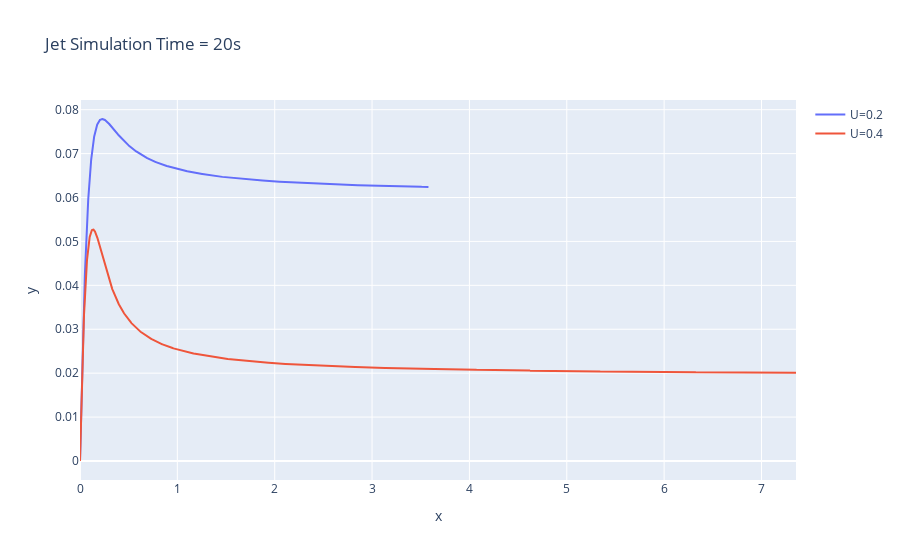

Notebook code cell kept with this figure:
### Code cell
fig = go.Figure()
fig.add_trace(go.Scatter(x=df_1['x'], y=df_1['y'],mode='lines',name='U=0.2'))
fig.add_trace(go.Scatter(x=df_2['x'], y=df_2['y'],mode='lines',name='U=0.4'))
fig.update_layout(title='Jet Simulation Time = 20s',xaxis_title='x',yaxis_title='y')
fig.show()

### Figure 1 — Plotly figure (JSON) as saved in the notebook; plotly's stock layout.template omitted (floating-point values rounded to 4 significant figures; data arrays with more than 128 entries replaced by an {"elided": "..."} marker saying what was removed)
{"data": [{"mode": "lines", "name": "U=0.2", "type": "scatter", "x": {"elided": "4001 float values"}, "y": {"elided": "4001 float values"}}, {"mode": "lines", "name": "U=0.4", "type": "scatter", "x": {"elided": "4001 float values"}, "y": {"elided": "4001 float values"}}], "layout": {"title": {"text": "Jet Simulation Time = 20s"}, "xaxis": {"title": {"text": "x"}}, "yaxis": {"title": {"text": "y"}}}}
